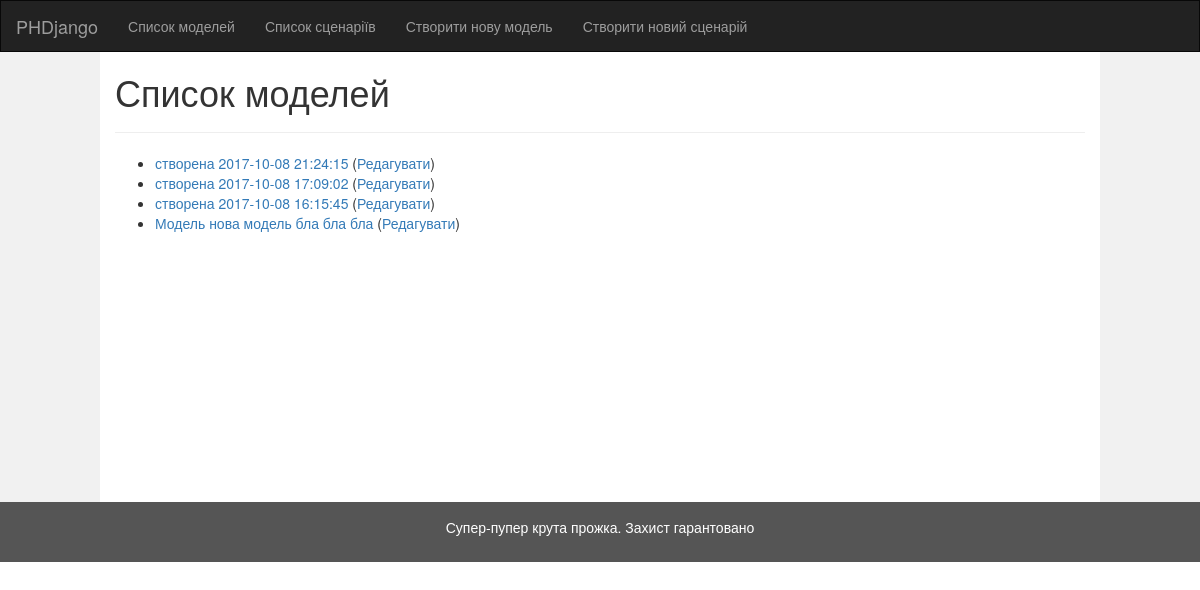
The app's page /models/, older data.
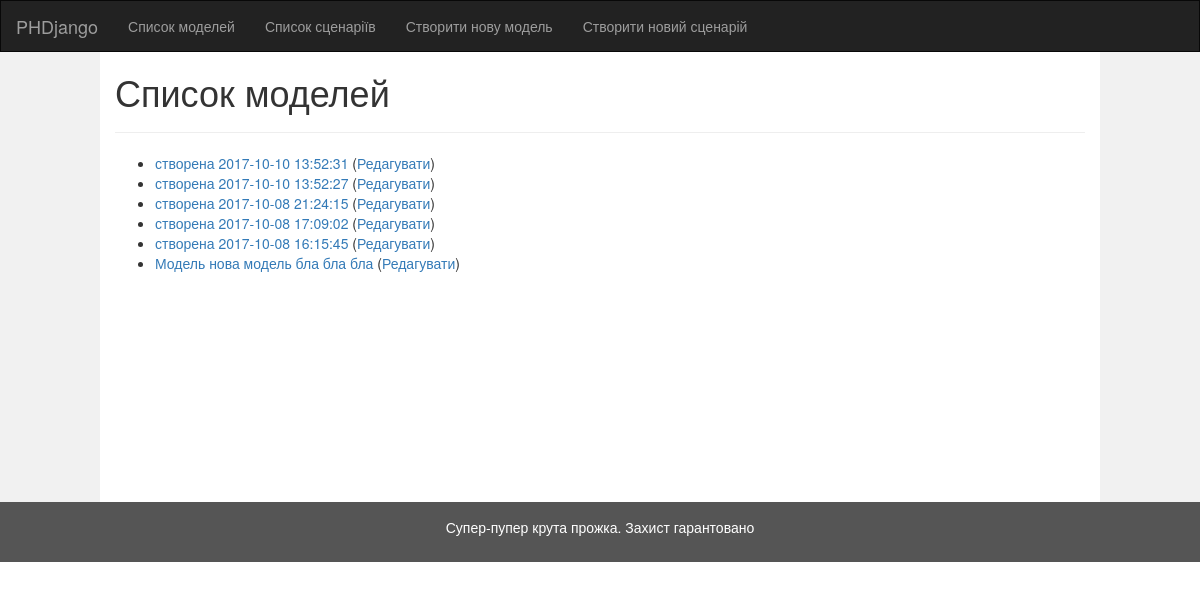
The same page, newer data.
### models/models.py (models this page shows)
class ModelConfig(models.Model):
    created_at = models.DateTimeField(auto_now_add=True, null=True)
    title = models.CharField("Назва конфігурації моделі", null=True, max_length=1024)
    production_firm_structure = models.ForeignKey(FirmStructure, related_name="ProductionFirm", null=True)
    raw_firm_structure = models.ForeignKey(FirmStructure, related_name="RawFirm", null=True)
    capital_firm_structure = models.ForeignKey(FirmStructure, related_name="CapitalFirm", null=True)
    household_structure = models.ForeignKey(HouseholdStructure, null=True)
    government_structure = models.ForeignKey(GovernmentStructure, null=True)
    outside_world = models.BooleanField("Зовнішній світ", default=False)
    def natural_key(self):
        return (self.title, self.created_at,) + self.production_firm_structure.natural_key() + \
               self.raw_firm_structure.natural_key() + self.capital_firm_structure.natural_key() + \
               self.household_structure.natural_key() + self.government_structure.natural_key()
    natural_key.dependencies = ['phdjango.FirmStructure', 'phdjango.HouseholdStructure', 'phdjango.GovernmentStructure']
    def __str__(self):
        return "Модель " + str(self.title) if self.title is not None else "" + "створена " + self.created_at.strftime(
            "%Y-%m-%d %H:%M:%S")

### models/views.py (the view)
class ModelIndexView(generic.ListView):
    template_name = 'models/model-index.html'
    context_object_name = 'latest_model_list'
    def get_queryset(self):
        return ModelConfig.objects.order_by('-created_at')

### models/templates/models/model-index.html
{% extends 'models/base.html' %}
{% block title %}Список моделей{% endblock %}
{% block content %}
    {% if latest_model_list %}
        <ul>
            {% for model in latest_model_list %}
                <li>
                    <a href="{% url 'models:model-config-detail' model.id %}">{{ model }}</a>
                    (<a href="{% url 'models:model-config-edit-basic' model.id %}">Редагувати</a>)
                </li>
            {% endfor %}
        </ul>
    {% else %}
        <p>No models are available.</p>
    {% endif %}
{% endblock %}

Row changes from the older to the newer data that the page shows:
added ModelConfig: title+created_at "створена 2017-10-10 13:52:31"
added ModelConfig: title+created_at "створена 2017-10-10 13:52:27"
